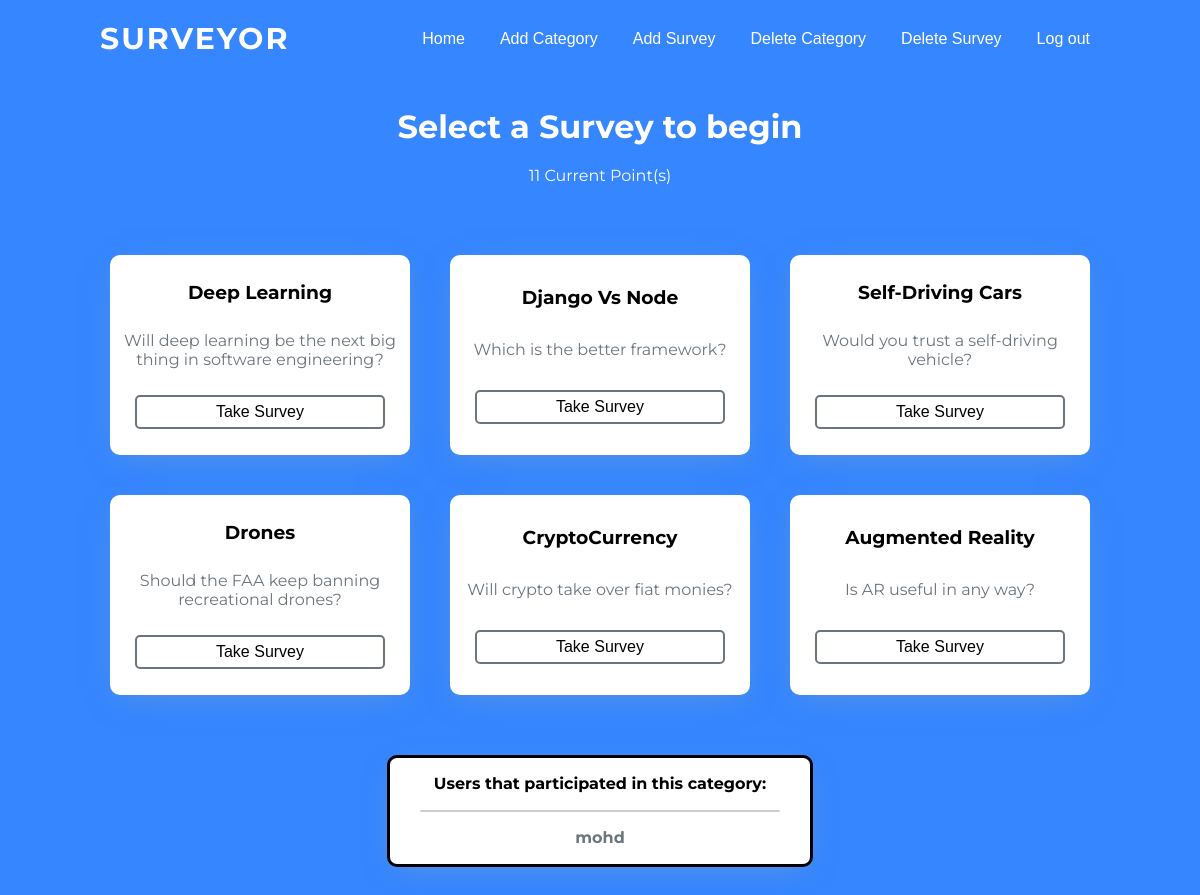
The page /surveys/3 (signed in) on the database as committed earlier.
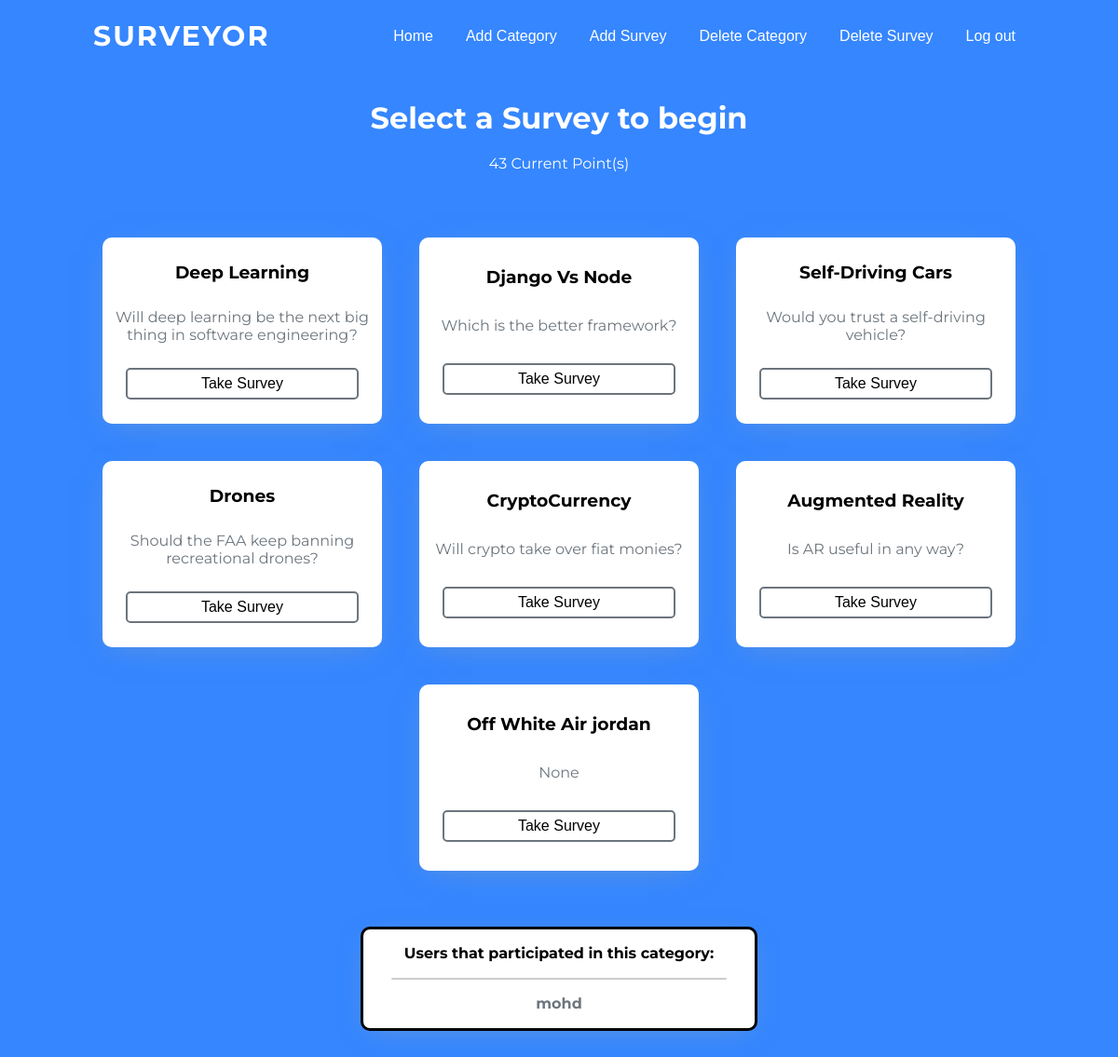
The same page on the database as committed later.
### surveyapp/models.py (models this page shows, shortened)
class User(AbstractUser):
    points = models.IntegerField(default=0)

class Survey(models.Model):
    title_name = models.CharField(max_length=200)
    category = models.ForeignKey(Category, on_delete=models.CASCADE)
    subtitle = models.CharField(max_length=100, null=True)
    people = models.IntegerField(default=0)
    question = models.CharField(max_length=200, default="")
    agree = models.IntegerField(default=0)
    stronglyagree = models.IntegerField(default=0)
    neutral = models.IntegerField(default=0)
    disagree = models.IntegerField(default=0)
    stronglydisagree = models.IntegerField(default=0)

### surveyapp/views.py (the view)
# urls.py: path("surveys/<str:topic>", views.Surveys, name="surveys"),
@login_required(login_url="/login")
def Surveys(request, topic):
    surveys = Survey.objects.filter(category=topic)
    category = Category.objects.get(id=topic)
    users = category.users
    x = users.split(',')
    return render(request, "surveyapp/surveys.html", {"surveys": surveys, "points": request.user.points, "users": x})

### surveyapp/templates/surveyapp/surveys.html
{% extends "surveyapp/base.html" %}
{% block body %}
<div class="title">
  <h1>Select a Survey to begin</h1>
  <p class="points">{{request.user.points}} Current Point(s)</p>
</div>
<div class="survey-topics">
  {% for s in surveys %}
  <div class="topic">
    <h3>{{s.title_name}}</h3>
    <p>{{s.subtitle}}</p>
    <a href="{% url 'singlesurvey' s.id %}">
      <input type="button" value="Take Survey" class="survey-button">
    </a>
  </div>
  {% endfor %}
</div>
<div class="participants">
  Users that participated in this category:
  <hr>
  {% for u in users %}
  <div class="names">
    {{u}}
  </div>
  {% endfor %}
</div>
{% endblock %}

Rows that differ between the two databases and show on the page:
changed User "mohd": user.points "11" → "43"
added Survey: title_name "Off White Air jordan", subtitle "None"
